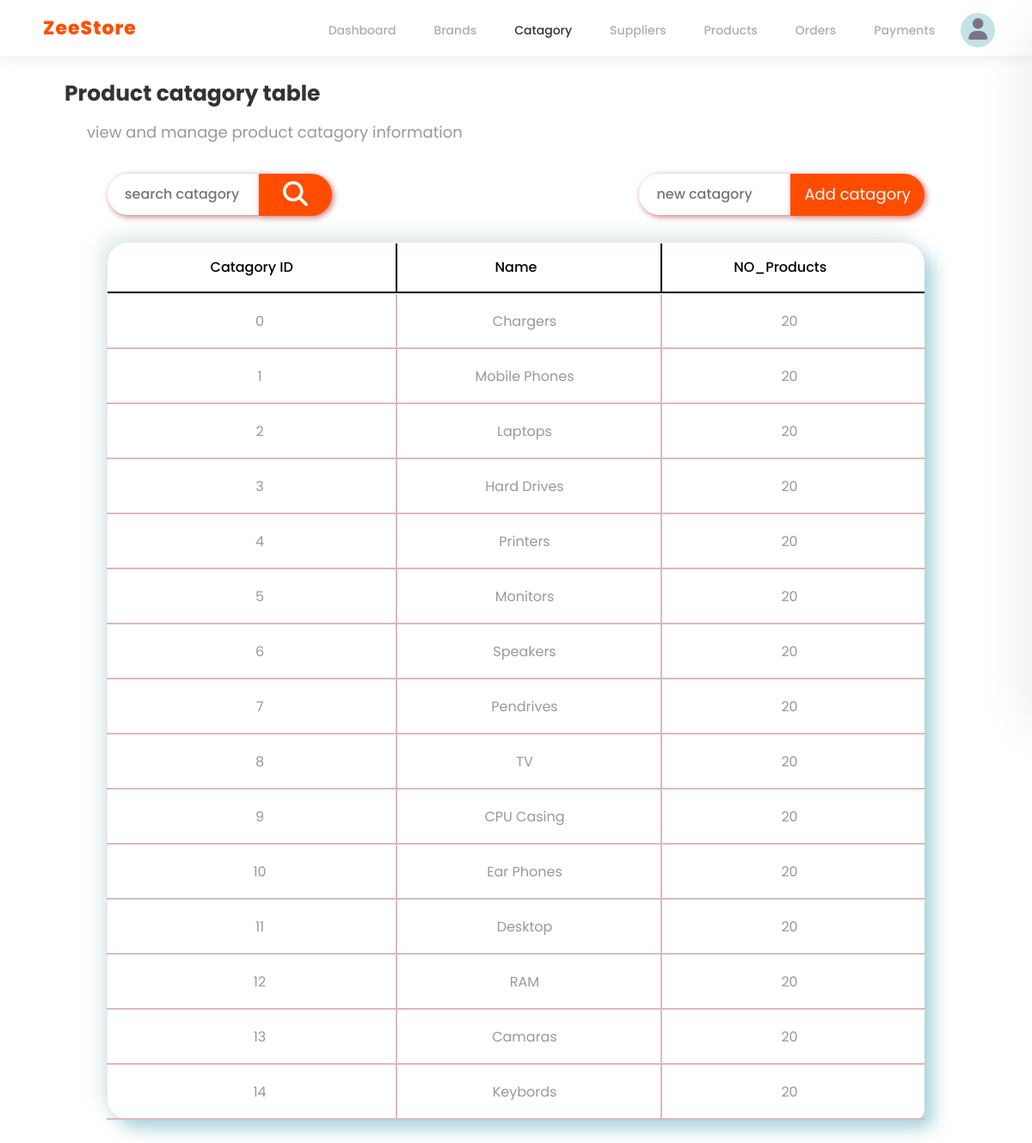
/admin/catagory.php, run on the app's committed database.
### tables this page shows
CREATE TABLE `category` (
  `category_id` int(11) NOT NULL,
  `category_name` varchar(255) NOT NULL,
  `category_status` tinyint(4) DEFAULT 1
);

### admin/catagory.php (the view, shortened to what this page needs)
<!DOCTYPE html>
<html lang="en">
<head>
  <?php require_once '../php/styles.php' ?>
</head>
<body style="margin-top: -30px">
  <nav>
    <a href="index.html" class="brand">ZeeStore</a>
    <div>
      <ul id="navbar">
        <li><a href="dashboard.php">Dashboard</a></li>
        <li><a href="brand.php">Brands</a></li>
        <li><a href="catagory.php" class="active">Catagory</a></li>
        <li><a href="supplier.php">Suppliers</a></li>
        <li><a href="product.php">Products</a></li>
        <li><a href="orders.php">Orders</a></li>
        <li><a href="payments.php">Payments</a></li>
        <li class="user" id="user">
          <div class="circle"></div>
          <i class="fa fa-user"></i>
        </li>
      </ul>
    </div>
  </nav>
  <section class="admin-table">
  <br><br><h2>Product catagory table</h2>
    <span>view and manage product catagory information</span>
    <div class="table">
      <div class="searchAddS">
        <section class="search">
          <input type="text" id="search" placeholder="search catagory" />
          <button id="search-bt">
            <i class="fa-solid fa-magnifying-glass"></i>
          </button>
        </section>
        <form action="<?php echo $_SERVER['PHP_SELF']; ?>" method="post">
          <input
            type="text"
            pattern="[A-Za-z]+"
            title="Please enter only letters."
            name="name"
            required
            placeholder="new catagory" />
          <button type="submit">Add catagory</button>
        </form>
      </div>
      <div class="table-header parent">
        <div class="table-header-data row">Catagory ID</div>
        <div class="table-header-data row">Name</div>
        <div class="table-header-data row">NO_Products</div>
      </div>
      <div class="table-data">
        <?php
        require_once '../php/DbConnect.php';
        $result = $conn->query("SELECT * FROM `category` WHERE 1; ");
        if ($result->num_rows > 0) {
          while ($row = $result->fetch_assoc()) {
            echo "<div class='table-row parent'>";
            echo "<div class='table-cell row'>" . $row['category_id'] . "</div>";
            echo "<div class='table-cell row'>" . $row['category_name'] . "</div>";
            echo "<div class='table-cell row'>" . 20 . "</div>";
            echo "</div>";
          }
        } else echo "<div class='table-row parent'> No records found </div>";
        ?>
      </div>
    </div>
  </section>
  <?php require_once '../php/javaScripts.php' ?>
</body>
</html>

### css/style2.css (style rules this page uses)
:root { --colorbt: #ff4d00; }
.brand { font-weight: 800; font-size: 22px; color: var(--colorbt); letter-spacing: 1px; }
nav { top: 0; left: 0; z-index: 980; display: flex; max-height: 65px; position: fixed; padding: 6px 50px; align-items: center; background: #fff; justify-content: space-between; box-shadow: 0 5px 15px rgba(0, 0, 0, 0.06); width: 100%; }
nav div ul { padding-top: 20px; width: 100%; display: flex; align-items: center; justify-content: center; list-style: none; }
nav div ul li { padding: 0.9rem 22px; list-style: none; position: relative; }
nav div ul li a { font-size: 15px; color: #999; text-decoration: none; transition: all 0.2s ease; font-size: 14px; font-weight: 500; opacity: 0.8 !important; }
nav div ul li a:hover, nav div ul li a.active { color: #000; opacity: 0; }
.user { margin-left: -14px; margin-right: -20px; font-size: 25px; display: flex; align-items: center; position: relative; cursor: pointer; }
.user .circle { background: #c3e3e6; aspect-ratio: 1; border-radius: 50%; min-height: 40px; margin-right: -31px; color: black; }
.user i[class="fa fa-user"] { color: #7c7588; }
.parent { display: flex; justify-content: space-between; }
.parent .row { flex: 1; justify-content: center; }
.admin-table { padding: 0 75px; margin: 64px auto; margin-top: 56px; }
.admin-table h2 { font-size: 25px; font-weight: 700; line-height: 1.5; color: rgba(0, 0, 0, 0.8); font-family: inherit; }
.admin-table span { font-size: 18px; margin: 26px; }
.table { z-index: 800; max-width: 950px; margin: 0 auto; margin-top: 110px; box-shadow: 10px 10px 20px rgba(95, 172, 186, 0.54), -10px -10px 20px rgba(207, 224, 224, 0.54); border-radius: 25px 25px 12px 25px; position: relative; }
.table .table-header { font-weight: 500; color: #000; padding: 1px 15px; }
.table .table-header .table-header-data { border-right: 2px solid black; border-bottom: 2px solid black; height: 58px; line-height: 55px; }
.table .table-header .table-header-data:last-child { border-right: none; }
.table .table-data .table-row { padding: 0 14px; }
.table .table-data .table-row .table-cell:last-child { border-right: none; }

### data on the page
category: category_id "0", category_name "Chargers"
category: category_id "1", category_name "Mobile Phones"
category: category_id "2", category_name "Laptops"
category: category_id "3", category_name "Hard Drives"
category: category_id "4", category_name "Printers"
category: category_id "5", category_name "Monitors"
category: category_id "6", category_name "Speakers"
category: category_id "7", category_name "Pendrives"
category: category_id "8", category_name "TV"
category: category_id "9", category_name "CPU Casing"
category: category_id "10", category_name "Ear Phones"
category: category_id "11", category_name "Desktop"
category: category_id "12", category_name "RAM"
category: category_id "13", category_name "Camaras"
category: category_id "14", category_name "Keybords"
